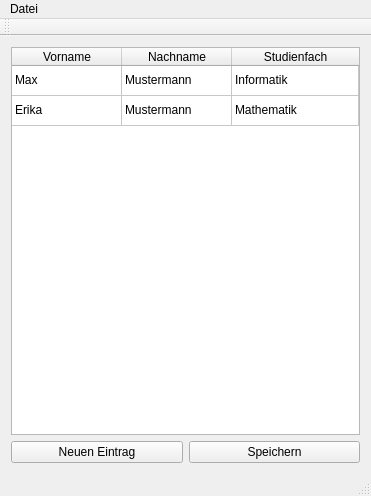
<?xml version="1.0" encoding="UTF-8"?>
<ui version="4.0">
 <class>MainWindow</class>
 <widget class="QMainWindow" name="MainWindow">
  <property name="geometry">
   <rect>
    <x>0</x>
    <y>0</y>
    <width>371</width>
    <height>496</height>
   </rect>
  </property>
  <property name="windowTitle">
   <string>MainWindow</string>
  </property>
  <widget class="QWidget" name="centralWidget">
   <property name="enabled">
    <bool>true</bool>
   </property>
   <layout class="QGridLayout" name="gridLayout_2">
    <item row="2" column="0">
     <widget class="QTableWidget" name="studentsTable">
      <property name="editTriggers">
       <set>QAbstractItemView::AnyKeyPressed|QAbstractItemView::DoubleClicked|QAbstractItemView::EditKeyPressed</set>
      </property>
      <property name="gridStyle">
       <enum>Qt::SolidLine</enum>
      </property>
      <attribute name="horizontalHeaderVisible">
       <bool>true</bool>
      </attribute>
      <attribute name="horizontalHeaderDefaultSectionSize">
       <number>110</number>
      </attribute>
      <attribute name="horizontalHeaderStretchLastSection">
       <bool>true</bool>
      </attribute>
      <attribute name="verticalHeaderVisible">
       <bool>false</bool>
      </attribute>
      <attribute name="verticalHeaderCascadingSectionResizes">
       <bool>false</bool>
      </attribute>
      <row>
       <property name="text">
        <string>0</string>
       </property>
      </row>
      <row>
       <property name="text">
        <string>1</string>
       </property>
      </row>
      <column>
       <property name="text">
        <string>Vorname</string>
       </property>
      </column>
      <column>
       <property name="text">
        <string>Nachname</string>
       </property>
      </column>
      <column>
       <property name="text">
        <string>Studienfach</string>
       </property>
      </column>
      <item row="0" column="0">
       <property name="text">
        <string>Max</string>
       </property>
      </item>
      <item row="0" column="1">
       <property name="text">
        <string>Mustermann</string>
       </property>
      </item>
      <item row="0" column="2">
       <property name="text">
        <string>Informatik</string>
       </property>
      </item>
      <item row="1" column="0">
       <property name="text">
        <string>Erika</string>
       </property>
      </item>
      <item row="1" column="1">
       <property name="text">
        <string>Mustermann</string>
       </property>
      </item>
      <item row="1" column="2">
       <property name="text">
        <string>Mathematik</string>
       </property>
      </item>
     </widget>
    </item>
    <item row="8" column="0" rowspan="2">
     <layout class="QHBoxLayout" name="horizontalLayout_2">
      <item>
       <widget class="QPushButton" name="newEntryButton">
        <property name="text">
         <string>Neuen Eintrag</string>
        </property>
       </widget>
      </item>
      <item>
       <widget class="QPushButton" name="saveButton">
        <property name="text">
         <string>Speichern</string>
        </property>
       </widget>
      </item>
     </layout>
    </item>
   </layout>
  </widget>
  <widget class="QMenuBar" name="menuBar">
   <property name="geometry">
    <rect>
     <x>0</x>
     <y>0</y>
     <width>371</width>
     <height>22</height>
    </rect>
   </property>
   <widget class="QMenu" name="menuDatei">
    <property name="title">
     <string>Datei</string>
    </property>
    <addaction name="actionSave"/>
   </widget>
   <addaction name="menuDatei"/>
  </widget>
  <widget class="QToolBar" name="mainToolBar">
   <attribute name="toolBarArea">
    <enum>TopToolBarArea</enum>
   </attribute>
   <attribute name="toolBarBreak">
    <bool>false</bool>
   </attribute>
  </widget>
  <widget class="QStatusBar" name="statusBar"/>
  <action name="actionSpeichern">
   <property name="text">
    <string>Speichern</string>
   </property>
  </action>
  <action name="actionOpen">
   <property name="text">
    <string>Open</string>
   </property>
  </action>
  <action name="actionSave">
   <property name="text">
    <string>Speichern</string>
   </property>
  </action>
 </widget>
 <layoutdefault spacing="6" margin="11"/>
 <resources/>
 <connections/>
</ui>
